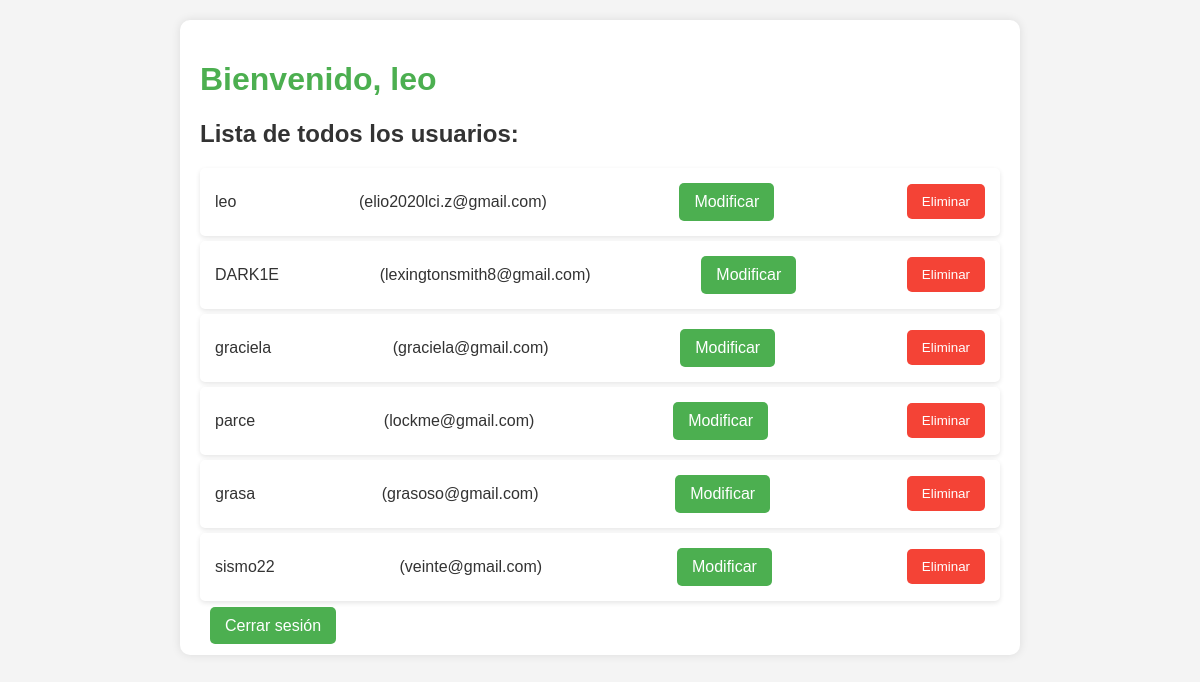
The page /admin.php (signed in) on the database its author committed.
### tables this page shows
CREATE TABLE `users` (
  `id` int(11) NOT NULL,
  `username` varchar(50) NOT NULL,
  `password` varchar(255) NOT NULL,
  `created_at` timestamp NOT NULL DEFAULT current_timestamp(),
  `email` varchar(30) NOT NULL,
  `is_admin` tinyint(1) DEFAULT 0
);

### admin.php (the view, shortened to what this page needs)
<?php
include 'db.php';
$stmt = $conn->prepare("SELECT id, username, email FROM users");
$stmt->execute();
$result = $stmt->get_result();
?>
<!DOCTYPE html>
<html lang="es">
<head>
    <link rel="stylesheet" href="css/admin.css">
</head>
<body>
    <div class="container">
        <h1>Bienvenido, <?php echo $_SESSION['username']; ?></h1>
        <h2>Lista de todos los usuarios:</h2>
        <ul>
        <?php
        while ($user = $result->fetch_assoc()) {
            echo "<li>" . htmlspecialchars($user['username']) . " <span>(" . htmlspecialchars($user['email']) . ")</span>";
            echo " <a href='edit_user.php?id=" . $user['id'] . "'>Modificar</a>";
            echo " <form action='delete_user.php' method='GET' style='display:inline;'>
                    <input type='hidden' name='id' value='" . $user['id'] . "'>
                    <button type='submit' onclick='return confirm(\"¿Estás seguro de que quieres eliminar este usuario?\");'>Eliminar</button>
                  </form>";
            echo "</li>";
        }
        ?>
        </ul>
        <a href="logout.php">Cerrar sesión</a>
    </div>
</body>
</html>

### css/admin.css (style rules this page uses)
body { font-family: Arial, sans-serif; background-color: #f4f4f4; color: #333; margin: 0; padding: 20px; }
h1 { color: #4CAF50; }
h2 { margin-top: 20px; }
ul { list-style-type: none; padding: 0; }
li { background: #fff; margin: 5px 0; padding: 15px; border-radius: 5px; box-shadow: 0 2px 5px rgba(0, 0, 0, 0.1); display: flex; justify-content: space-between; align-items: center; }
a, button { padding: 10px 15px; margin-left: 10px; border: none; border-radius: 5px; cursor: pointer; }
a { background: #4CAF50; color: white; text-decoration: none; }
button { background: #f44336; color: white; }
.container { max-width: 800px; margin: 0 auto; background: white; padding: 20px; border-radius: 10px; box-shadow: 0 0 10px rgba(0, 0, 0, 0.1); }

### rows shown on the page
users: username "leo", email "elio2020lci.z@gmail.com"
users: username "DARK1E", email "lexingtonsmith8@gmail.com"
users: username "graciela", email "graciela@gmail.com"
users: username "parce", email "lockme@gmail.com"
users: username "grasa", email "grasoso@gmail.com"
users: username "sismo22", email "veinte@gmail.com"

### other values the page prints
$_SESSION['username'] "leo"
